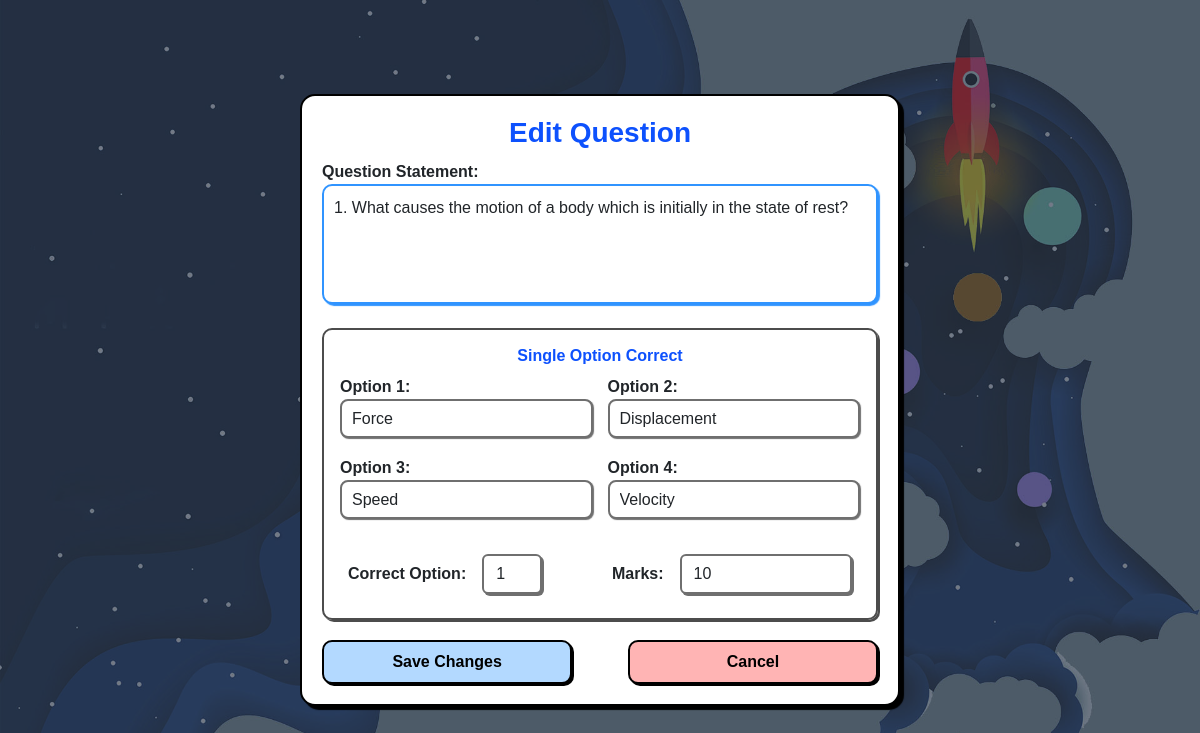
The app's page /admin/questions/edit/1 (signed in) with its own data.
### models/models.py (models this page shows)
class Question(db.Model):
    id = db.Column(db.Integer, primary_key=True)
    quiz_id = db.Column(db.Integer, db.ForeignKey('quiz.id'), nullable=False)
    chapter_id = db.Column(db.Integer,nullable=False)
    marks = db.Column(db.Integer, nullable=False)
    question_statement = db.Column(db.Text, nullable=False)
    option1 = db.Column(db.String(200), nullable=False)
    option2 = db.Column(db.String(200), nullable=False)
    option3 = db.Column(db.String(200), nullable=False)
    option4 = db.Column(db.String(200), nullable=False)
    correct_option = db.Column(db.Integer, nullable=False)  # Stores the correct option (1, 2, 3, or 4)

### controllers/admin.py (the view, shortened to what this page needs)
@admin_bp.route('/questions/edit/<int:id>', methods=['GET', 'POST'])
@admin_required
def edit_question(id):
    question = Question.query.get_or_404(id)  # Fetch the question by ID
    quiz_id = question.quiz_id  # Directly fetch quiz_id from the question
    quiz = Quiz.query.get_or_404(quiz_id)  # Fetch the quiz
    return render_template('admin/edit_question.html', question=question, quiz=quiz)

### controllers/admin.py (called while the page is built)
def admin_required(f):
    @wraps(f)
    def decorated_function(*args, **kwargs):
        if session.get("admin_logged_in") is None:
            flash("Access restricted! Please log in as Admin.", "danger")
            return redirect(url_for("admin.admin_login"))
        return f(*args, **kwargs)
    return decorated_function

### templates/admin/edit_question.html (shortened to what this page needs)
<!DOCTYPE html>
<html lang="en">
<head>
    <link href="https://cdn.jsdelivr.net/npm/bootstrap@5.3.0/dist/css/bootstrap.min.css" rel="stylesheet">
    {% block styles %}
        <link rel="stylesheet" href="{{ url_for('static', filename='css/add_question.css') }}">
    {% endblock %}
</head>
<body>
    <div class="question-container">
        <h3 class="section-title">Edit Question</h3>
        <form method="POST">
            <div class="form-group">
                <label for="question_statement"><strong>Question Statement:</strong></label>
                <textarea id="question_statement" name="question_statement" class="form-control" required>{{ question.question_statement }}</textarea>
            </div>
            <div class="coustom-border p-3 mt-4">
                <h6 class="section-title">Single Option Correct</h6>
                <div class="options-container">
                    <div class="option-box">
                        <label><strong>Option 1:</strong></label>
                        <input type="text" class="form-control" name="option1" value="{{ question.option1 }}" required>
                    </div>
                    <div class="option-box">
                        <label><strong>Option 2:</strong></label>
                        <input type="text" class="form-control" name="option2" value="{{ question.option2 }}" required>
                    </div>
                    <div class="option-box">
                        <label><strong>Option 3:</strong></label>
                        <input type="text" class="form-control" name="option3" value="{{ question.option3 }}" required>
                    </div>
                    <div class="option-box">
                        <label><strong>Option 4:</strong></label>
                        <input type="text" class="form-control" name="option4" value="{{ question.option4 }}" required>
                    </div>
                </div>
                <div class="container mt-4 p-2">
                    <div class="row align-items-center">
                        <div class="col-md-6 d-flex align-items-center">
                            <label class="me-3"><strong>Correct Option:</strong></label>
                            <input type="number" class="form-control impt-border w-25" name="correct_option" min="1" max="4" value="{{ question.correct_option }}" required>
                        </div>
                        <div class="col-md-6 d-flex align-items-center">
                            <label class="me-3"><strong>Marks:</strong></label>
                            <input type="number" class="form-control impt-border" name="marks" value="{{ question.marks }}" required>
                        </div>
                    </div>
                </div>
            </div>
            <div class="btn-group">
                <button type="submit" class="btn-save-custom">Save Changes</button>
                <a href="{{ url_for('admin.quizzes') }}" class="btn-close-custom">Cancel</a>
            </div>
        </form>
    </div>
</body>
</html>

### static/css/add_question.css (style rules this page uses)
body { background-color: #f8f9fa; display: flex; justify-content: center; align-items: center; height: 100vh; }
.question-container { background: white; border: 2px solid #000; border-radius: 15px; padding: 20px; width: 600px; box-shadow: 4px 4px 1px rgba(0, 0, 0, 1); font-family: 'Arial', sans-serif; text-align: left; }
.section-title { color: #0d51fd; font-weight: bold; text-align: center; margin-bottom: 10px; }
.form-group textarea { width: 100%; height: 120px; resize: none; border: 2px solid #3094ff; border-radius: 10px; padding: 10px; box-shadow: 2px 2px 1px #3094ff; }
.options-container { display: grid; grid-template-columns: 1fr 1fr; gap: 15px; text-align: left; }
.option-box input { width: 100%; height: 60%; resize: none; border: 2px solid #6f6f6f; border-radius: 8px; padding: 10px; box-shadow: 1px 1px 1px #6f6f6f; }
.btn-group { display: flex; justify-content: space-between; margin-top: 20px; }
.btn-save-custom, .btn-close-custom { width: 45%; padding: 8px; font-weight: bold; border: 2px solid #000; box-shadow: 2px 2px 0px rgba(0, 0, 0, 1); text-decoration: none; text-align: center; }
.btn-save-custom { background: #b3d9ff; color: black; border-radius: 10px; }
.impt-border { border: 2px solid #6f6f6f !important; box-shadow: 2px 2px 0px #6f6f6f !important; }
.btn-close-custom { background: #ffb4b4; color: black; border-radius: 10px; }
.coustom-border { border: 2px solid #4c4c4c; border-radius: 10px; padding: 10px; box-shadow: 2px 2px 0px #4c4c4c; }

### records on screen
Question: question_statement "1. What causes the motion of a body which is initially in the state of rest?", option1 "Force", option2 "Displacement", option3 "Speed", option4 "Velocity", correct_option "1", marks "10"
